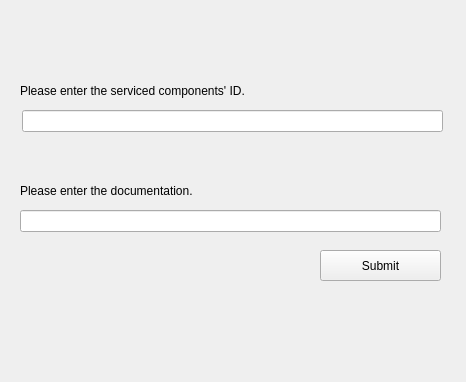
<?xml version="1.0" encoding="UTF-8"?>
<ui version="4.0">
 <class>Form</class>
 <widget class="QWidget" name="Form">
  <property name="geometry">
   <rect>
    <x>0</x>
    <y>0</y>
    <width>466</width>
    <height>382</height>
   </rect>
  </property>
  <property name="windowTitle">
   <string>Form</string>
  </property>
  <widget class="QLineEdit" name="Comp">
   <property name="geometry">
    <rect>
     <x>22</x>
     <y>110</y>
     <width>421</width>
     <height>22</height>
    </rect>
   </property>
  </widget>
  <widget class="QLineEdit" name="Doc">
   <property name="geometry">
    <rect>
     <x>20</x>
     <y>210</y>
     <width>421</width>
     <height>22</height>
    </rect>
   </property>
  </widget>
  <widget class="QLabel" name="label">
   <property name="geometry">
    <rect>
     <x>20</x>
     <y>80</y>
     <width>411</width>
     <height>21</height>
    </rect>
   </property>
   <property name="text">
    <string>Please enter the serviced components' ID.</string>
   </property>
  </widget>
  <widget class="QLabel" name="label_2">
   <property name="geometry">
    <rect>
     <x>20</x>
     <y>180</y>
     <width>411</width>
     <height>21</height>
    </rect>
   </property>
   <property name="text">
    <string>Please enter the documentation.</string>
   </property>
  </widget>
  <widget class="QPushButton" name="Submit">
   <property name="geometry">
    <rect>
     <x>320</x>
     <y>250</y>
     <width>121</width>
     <height>31</height>
    </rect>
   </property>
   <property name="text">
    <string>Submit</string>
   </property>
  </widget>
 </widget>
 <resources/>
 <connections/>
</ui>
